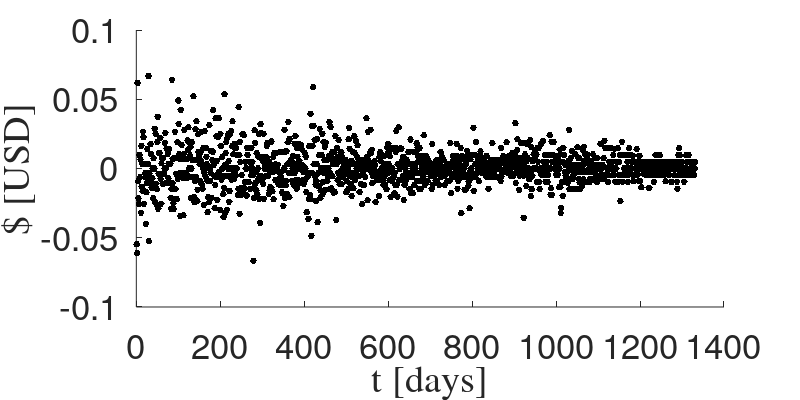
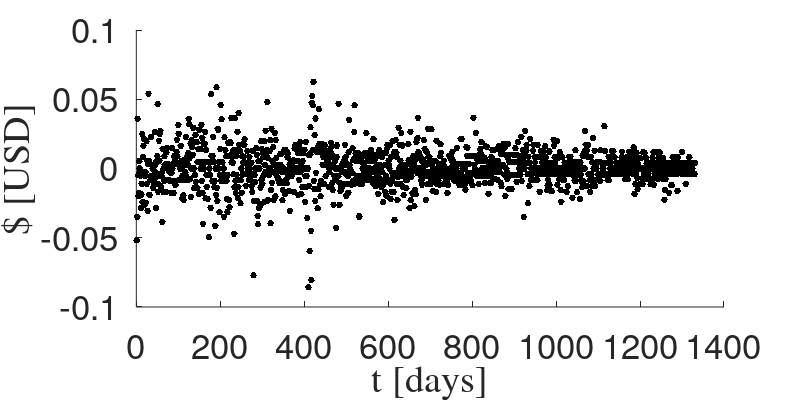
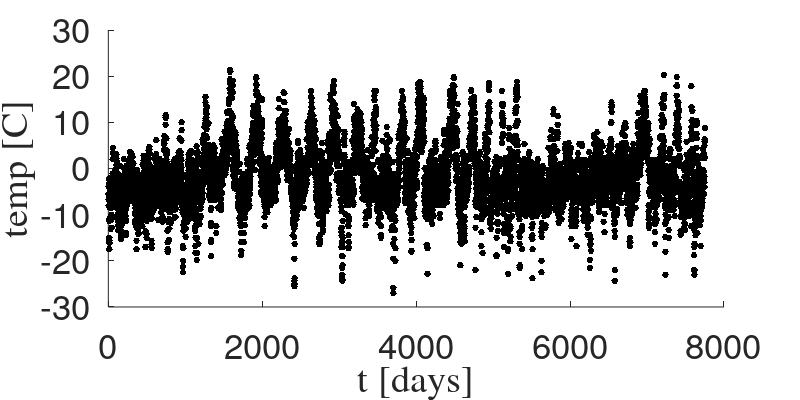
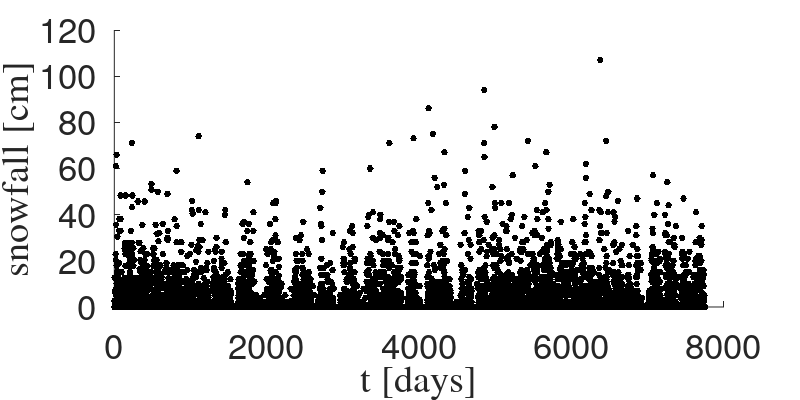

Recreate these plots in MATLAB, in order.
load ./EmpiricalExamplesl20.mat

figure('Units', 'inches', ...
'Position', [0 0 8 4],...
'PaperPositionMode','auto');

hold on;

hplt = plot(XY1(:,1),'k.','MarkerSize',15,'LineWidth',2);
% grid on;

hXLabel = xlabel('t [days]');
hYLabel = ylabel('$ [USD]');

set([hXLabel, hYLabel],'FontName','Times');
set([hXLabel, hYLabel],'FontSize', 25); 

set(gca,'FontSize', 25); 

hold off;
print -depsc2 ./EmpiricalData_p65X.eps
close;

figure('Units', 'inches', ...
'Position', [0 0 8 4],...
'PaperPositionMode','auto');

hold on;

hplt = plot(XY1(:,2),'k.','MarkerSize',15,'LineWidth',2);
% grid on;

hXLabel = xlabel('t [days]');
hYLabel = ylabel('$ [USD]');

set([hXLabel, hYLabel],'FontName','Times');
set([hXLabel, hYLabel],'FontSize', 25); 

set(gca,'FontSize', 25); 

hold off;
print -depsc2 ./EmpiricalData_p65Y.eps
close;

figure('Units', 'inches', ...
'Position', [0 0 8 4],...
'PaperPositionMode','auto');

hold on;

hplt = plot(SF(:,1),'k.','MarkerSize',15,'LineWidth',2);
% grid on;

hXLabel = xlabel('t [days]');
hYLabel = ylabel('temp [C]');

set([hXLabel, hYLabel],'FontName','Times');
set([hXLabel, hYLabel],'FontSize', 25); 

set(gca,'FontSize', 25); 

hold off;
print -depsc2 ./EmpiricalData_p87X.eps
close;

figure('Units', 'inches', ...
'Position', [0 0 8 4],...
'PaperPositionMode','auto');

hold on;

hplt = plot(SF(:,2),'k.','MarkerSize',15,'LineWidth',2);
% grid on;

hXLabel = xlabel('t [days]');
hYLabel = ylabel('snowfall [cm]');

set([hXLabel, hYLabel],'FontName','Times');
set([hXLabel, hYLabel],'FontSize', 25); 

set(gca,'FontSize', 25); 

hold off;
print -depsc2 ./EmpiricalData_p87Y.eps
close;

figure('Units', 'inches', ...
'Position', [0 0 8 4],...
'PaperPositionMode','auto');

hold on;

hplt = plot(1:1:21,Snowleans,'k.','MarkerSize',15,'LineWidth',2);
% grid on;
ylim([0.01 0.07])
xlim([0 22])

hXLabel = xlabel('l');
hYLabel = ylabel('\lambda^{xy}_l');

set([hXLabel, hYLabel],'FontName','Times');
set([hXLabel, hYLabel],'FontSize', 25); 

set(gca,'FontSize', 25); 

hold off;
print -depsc2 ./EmpiricalData_p87leans.eps
close;